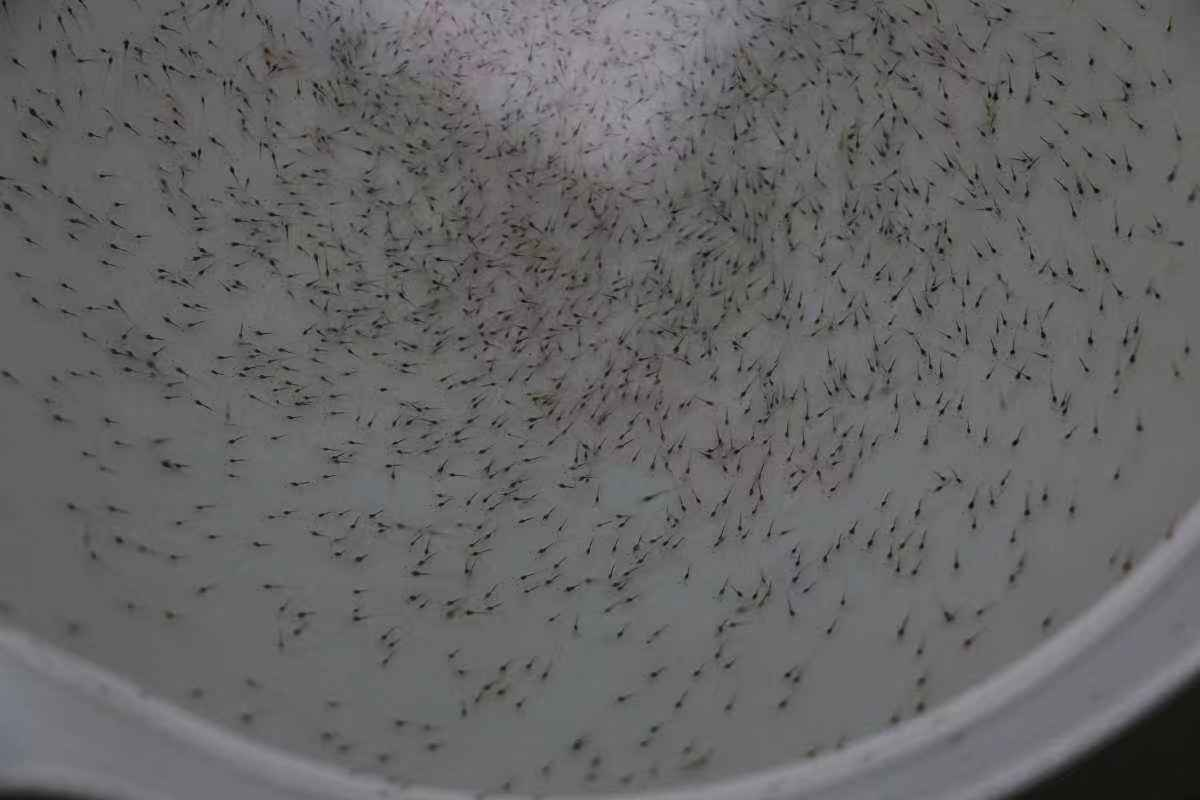
#> input picture data/fish_sample.jpeg, 1200 x 800 px
$ python analysis.py
#> lines starting #> are read from the running program, lines starting #| are printed output that depends on the picture; after the words box and inside, x2 and y2 are one past the last pixel; in counts of white or black regions, pixels touching at a corner belong together
import matplotlib.image as mpimg

import matplotlib.pyplot as plt
import matplotlib.patches as mpatches

import numpy as np

from skimage import data
from skimage.filters import threshold_otsu
from skimage.segmentation import clear_border
from skimage.measure import label, regionprops
from skimage.morphology import closing, square
from skimage.color import label2rgb


rgb_image=mpimg.imread('./data/fish_sample.jpeg')
#> rgb_image is the input picture: shape (800, 1200, 3); mean R, G, B 101.7, 101.3, 101.9

image = np.mean(rgb_image, axis=2)

# apply threshold
thresh = threshold_otsu(image)
#> thresh = 79.11

bw = image < thresh
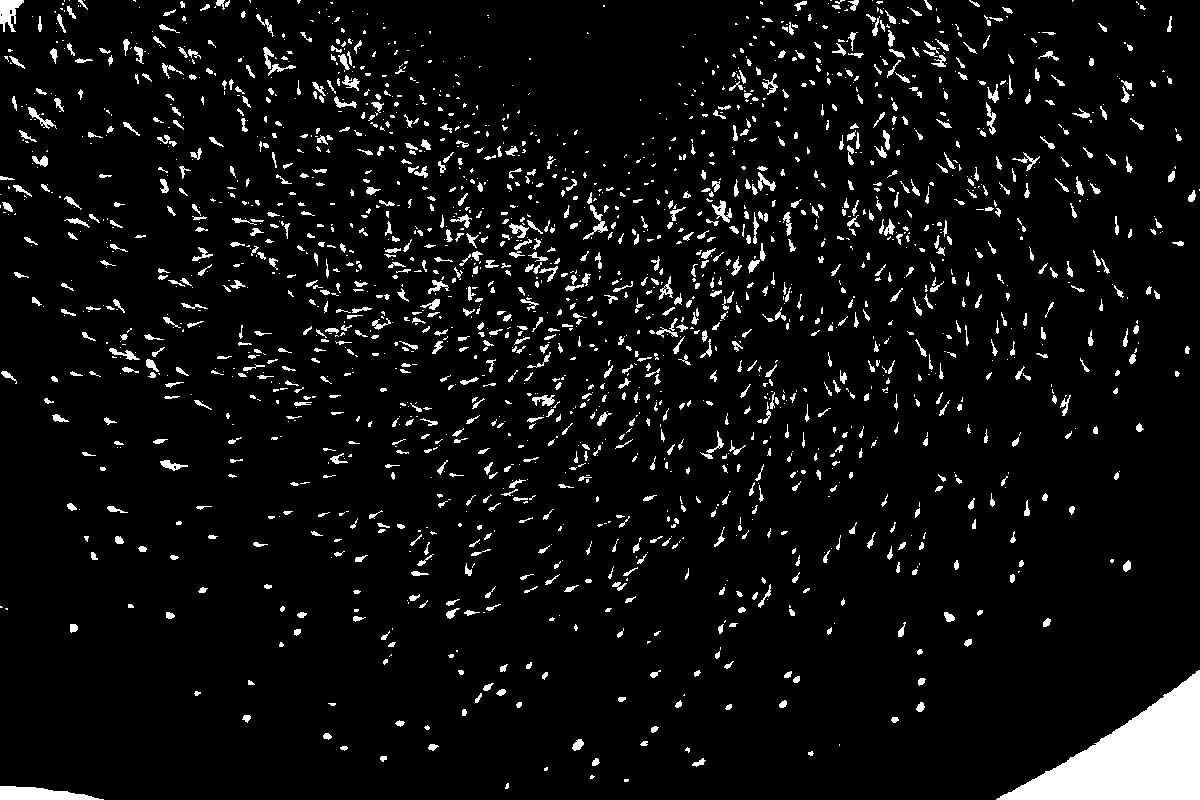
#> bw: shape (800, 1200) bool; 6% white; 2090 white regions (1132 under 20 px), largest, box (x1, y1, x2, y2) and area: (996, 670, 1200, 800) 12457, (0, 786, 104, 800) 972, (0, 0, 24, 32) 434
# bw = closing(image > thresh, square(3))
# remove artifacts connected to image border
cleared = clear_border(bw)
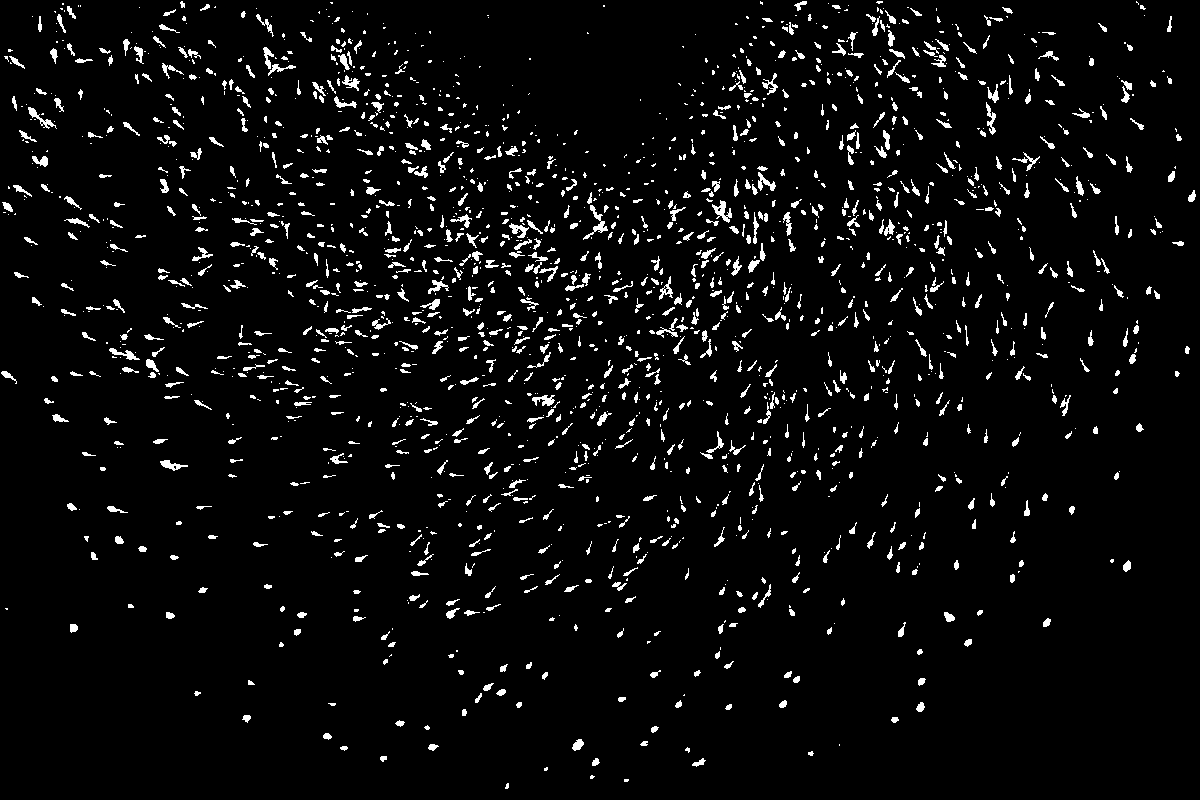
#> cleared: shape (800, 1200) bool; 4.5% white; 2066 white regions (1118 under 20 px), largest, box (x1, y1, x2, y2) and area: (583, 205, 608, 240) 204, (712, 200, 732, 223) 195, (28, 107, 57, 129) 162

# label image regions
label_image = label(cleared)
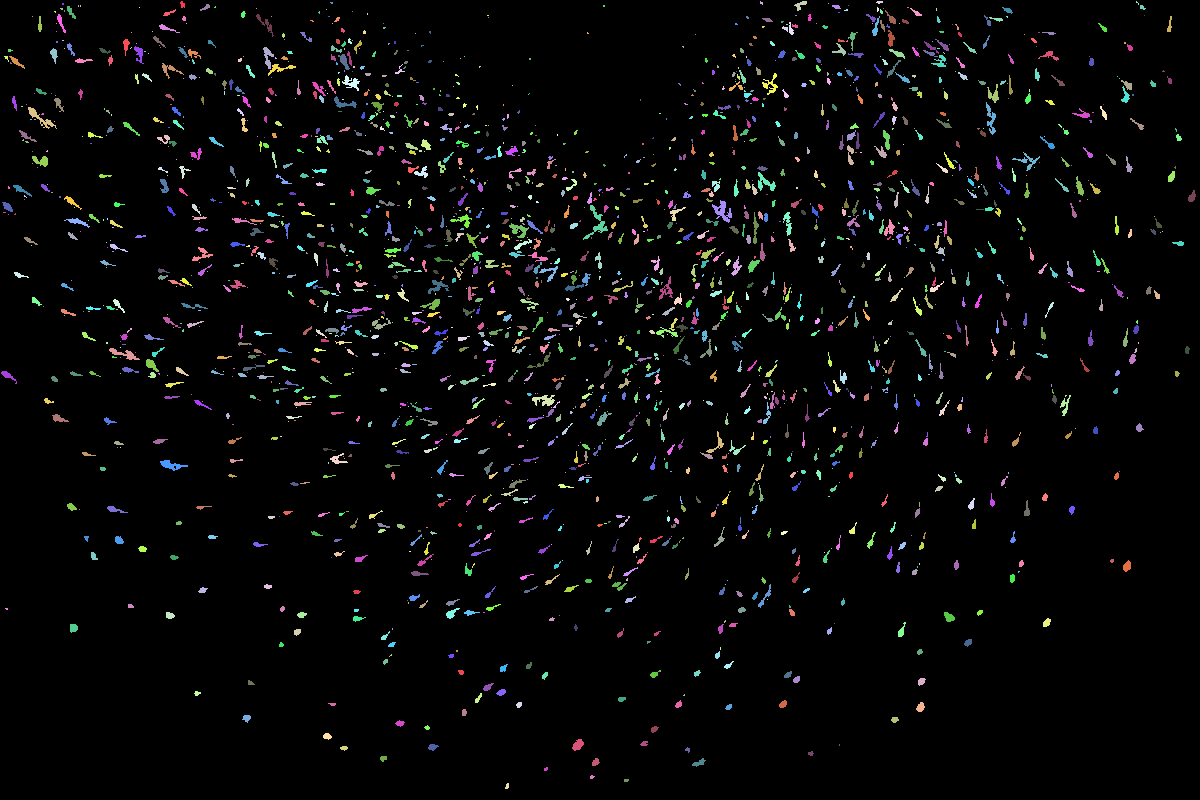
#> label_image: shape (800, 1200) int32; 2067 distinct labels, from 0 to 2066; one colour per label, 0 black


fig, ax = plt.subplots(figsize=(10, 6))

ax.imshow(rgb_image)

for region in regionprops(label_image):
    # take regions with large enough areas
    # draw rectangle around segmented coins
    minr, minc, maxr, maxc = region.bbox
    rect = mpatches.Rectangle((minc, minr), maxc - minc, maxr - minr, fill=False, edgecolor='red', linewidth=0.5)
    ax.add_patch(rect)
#> this loop made 2066 passes
#> (minr, minc, maxr, maxc) on passes 1 to 3: (1, 180, 8, 185), (1, 760, 5, 763), (1, 794, 11, 807)

plt.show()
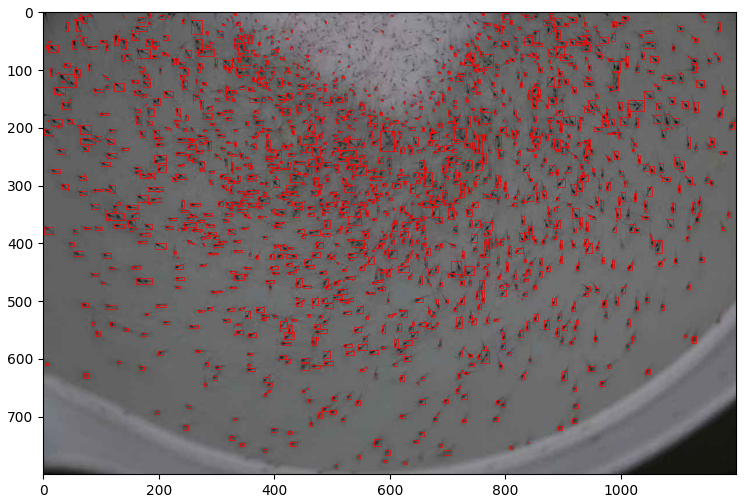
#> figure drawn by matplotlib, 1 panel
